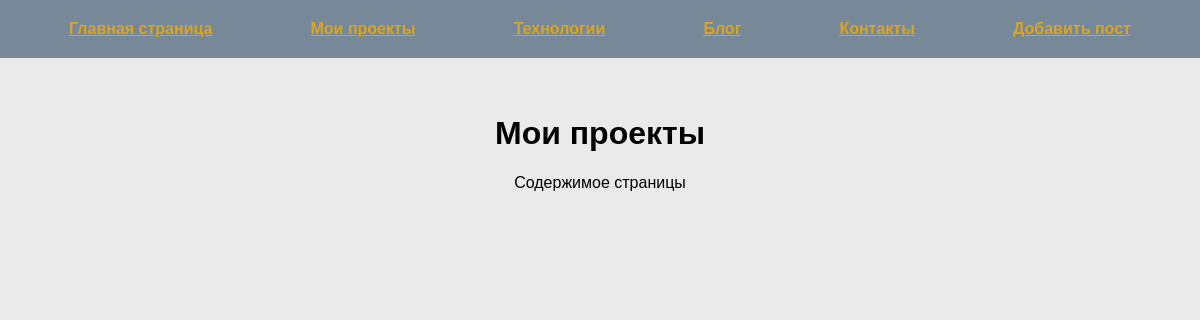
The app's page /works with its own data.
### tables this page shows
CREATE TABLE mainmenu(
id INTEGER PRIMARY KEY AUTOINCREMENT,
title TEXT NOT NULL,
url TTEXT NOT NULL
    );

### first.py (the view)
@app.route("/works")
def works():
    db = get_db()
    dbase = FDataBase(db)
    return render_template("works.html", title="Мои проекты", menu=dbase.get_menu())

### FDataBase.py (called while the page is built)
    def get_menu(self):
        sql = "SELECT * FROM mainmenu"
        try:
            self.__cur.execute(sql)
            res = self.__cur.fetchall()
            if res:
                return res
        except IOError:
            print("Ошибка чтения из БД")
        return []

### first.py (called while the page is built)
def connect_db():
    con = sqlite3.connect(app.config['DATABASE'])
    con.row_factory = sqlite3.Row
    return con

def get_db():
    if not hasattr(g, 'link_db'):
        g.link_db = connect_db()
    return g.link_db

### templates/works.html (shortened to what this page needs)
{% extends "base.html"  %}
{% block menu %}
{{ super() }}
{% endblock %}
{% block content %}
Содержимое страницы
{% endblock %}

### templates/base.html (shortened to what this page needs)
<!DOCTYPE html>
<html lang="en">
<head>
    <link rel="stylesheet" href="{{ url_for('static', filename='css/style.css') }}">
</head>
<body>
    {% block menu %}
    <ul class="menu">
        {% for m in menu %}
        <li>
            <a href="{{ m.url }}">{{ m.title }}</a>
        </li>
        {% endfor %}
    </ul>
<div class="page">
    <div class="text">
    {% endblock %}
        <h1 class="title">{{title}}</h1>
        {% block content %}
        {% endblock %}
    </div>
</div>
</body>
</html>

### static/css/style.css (style rules this page uses)
body { background: #eaeaea; margin: 0; padding: 0; font-family: Verdana, Geneva, Tahoma, sans-serif; }
.menu { background: lightslategrey; list-style: none; display: flex; justify-content: space-around; padding: 20px; margin-top: 0; }
.page { max-width: 1200px; margin: 0 auto; padding: 20px; box-sizing: border-box; text-align: center; }
.title { text-align: center; }
.menu a { font-weight: bold; color: goldenrod; }
ul { list-style: none; padding: 0; }

### records on screen
mainmenu: title "Главная страница"
mainmenu: title "Мои проекты"
mainmenu: title "Технологии"
mainmenu: title "Блог"
mainmenu: title "Контакты"
mainmenu: title "Добавить пост"
